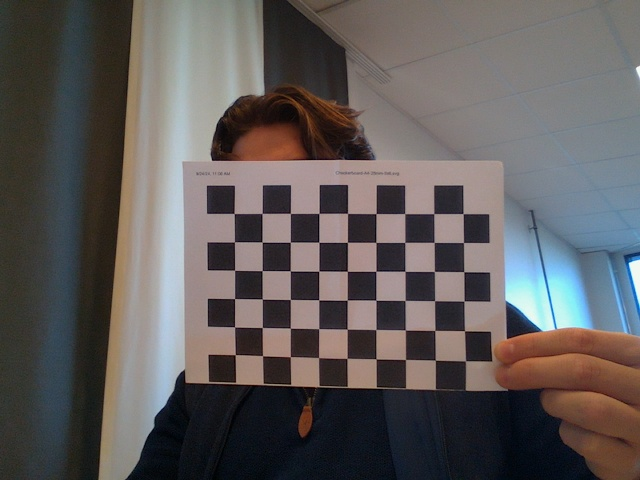
#> input picture Realsense_L515/color_img1.jpg, 640 x 480 px; its folder holds only this picture in this run
$ python cam_cal_class1.py
#> lines starting #> are read from the running program, lines starting #| are printed output that depends on the picture; after the words box and inside, x2 and y2 are one past the last pixel; in counts of white or black regions, pixels touching at a corner belong together; long printed decimals are rounded

#%% load modules
import numpy as np
import cv2
import glob
import matplotlib.pyplot as plt
#%% calibration
#https://docs.opencv.org/3.4/dc/dbb/tutorial_py_calibration.html
 # termination criteria
criteria = (cv2.TERM_CRITERIA_EPS + cv2.TERM_CRITERIA_MAX_ITER, 30, 0.001)
# prepare object points, like (0,0,0), (1,0,0), (2,0,0) ....,(6,5,0)
objp = np.zeros((9*6,3), np.float32) #6*7,3
objp[:,:2] = np.mgrid[0:9,0:6].T.reshape(-1,2)
#objp=objp*25 mm #scale by the square size
 # Arrays to store object points and image points from all the images.
objpoints = [] # 3d point in real world space
imgpoints = [] # 2d points in image plane.

images = glob.glob(r'*.jpg')

for fname in images:
    img = cv2.imread(fname)
#> img is the input picture: shape (480, 640, 3); mean B, G, R 90.3, 90.9, 95.4
    gray = cv2.cvtColor(img,cv2.COLOR_BGR2GRAY)
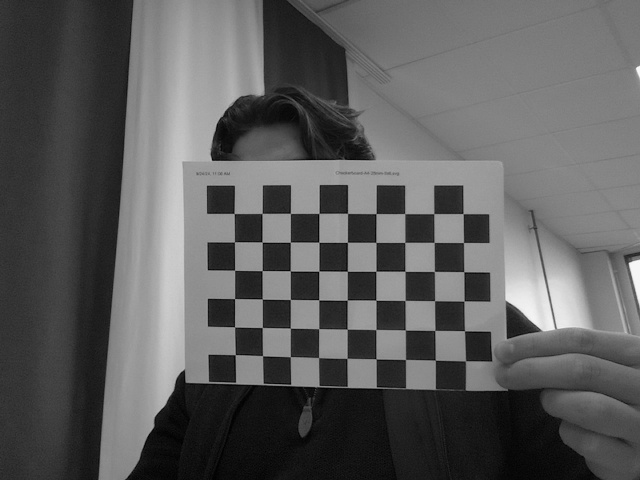
#> gray: shape (480, 640); min 0, max 250, mean 92.2
    # Find the chess board corners
    ret, corners = cv2.findChessboardCorners(gray, (9,6),None)
#> ret = True; corners = 54 rows, first 8: [234, 213.5], [262, 213.4], [290.3, 213.4], [318.9, 213.3], [347.5, 213.3], [375.9, 213.6], [404.7, 213.6], [433.8, 213.6]
    # If found, add object points, image points (after refining them)
    if ret == True:
        objpoints.append(objp)
        corners2=cv2.cornerSubPix(gray,corners,(3,3),(-1,-1),criteria)
#> corners2 = 54 rows, first 8: [234.1, 213.5], [262, 213.4], [290.4, 213.4], [318.9, 213.4], [347.5, 213.4], [376, 213.6], [404.8, 213.6], [433.8, 213.6]
        imgpoints.append(corners2)
        # Draw and display the corners
#       cv2.drawChessboardCorners(img, (9,6), corners2,ret)
#       cv2.imshow('img',img)
#       cv2.waitKey(500)
        # Naming a window
        cv2.namedWindow("Resized_Window", cv2.WINDOW_NORMAL)
        # Using resizeWindow()
        cv2.resizeWindow("Resized_Window", 1800, 1080)
        # Displaying the image
        img_draw=cv2.drawChessboardCorners(img, (9,6), corners2,ret)
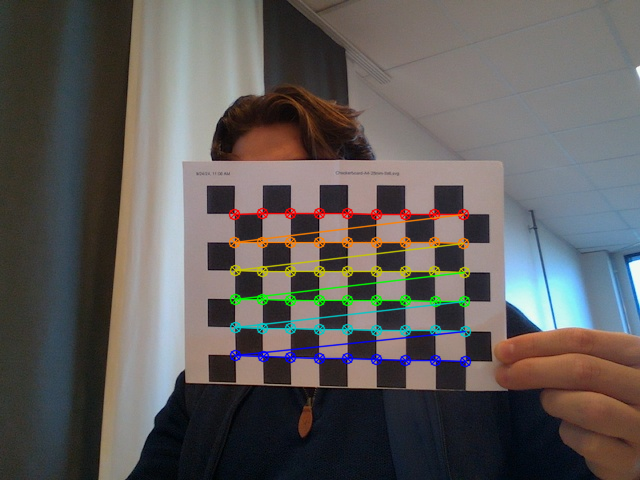
#> img_draw: shape (480, 640, 3); mean B, G, R 90, 91.8, 95.4
        cv2.imshow("Resized_Window", img_draw)
        cv2.waitKey(50)

cv2.destroyAllWindows()

objpoints=np.array(objpoints)
imgpoints=np.array(imgpoints)

ret, mtx, dist, rvecs, tvecs = cv2.calibrateCamera(objpoints, imgpoints, gray.shape[::-1],None,None)
#> ret = 0.229; mtx = [[1422, 0, 276.7], [0, 1447.4, 189.2], [0, 0, 1]]; dist = [[-2.53, 83.07, 0.0224, 0.0733, -998]]; rvecs = ([-0.114, 0.125, 0.00232],); tvecs = ([-1.5, 0.849, 50.37],)
#mtx is intrinsic matrix;
# rvecs is rotation matrix,
# tvecs is translation matrix

np.savez(r'C.npz', mtx=mtx, dist=dist, rvecs=rvecs, tvecs=tvecs)
ret=np.array(ret)
mtx=np.array(mtx)
rvecs=np.array(rvecs)
#> rvecs = [-0.114, 0.125, 0.00232]
tvecs=np.array(tvecs)
#> tvecs = [-1.5, 0.849, 50.37]
dist=np.array(dist)


#%%  pose estimation
#https://docs.opencv.org/3.4/d7/d53/tutorial_py_pose.html

def draw(img, corners, imgpts):
    corner = (tuple(corners[0].ravel()))
    img = cv2.line(img, corner, tuple(imgpts[0].ravel()), (255,0,0), 3)
    img = cv2.line(img, corner, tuple(imgpts[1].ravel()), (0,255,0), 3)
    img = cv2.line(img, corner, tuple(imgpts[2].ravel()), (0,0,255), 3)
    return img

#Load previously saved data
with np.load(r'C.npz') as X:
    mtx, dist, rvecs, tvecs = [X[i] for i in ('mtx','dist','rvecs','tvecs')]

axis = np.float32([[2,0,0], [0,2,0], [0,0,-2]]).reshape(-1,3) # x-blue, y-green, z-red
#Axis points are points in 3D space for drawing the axis.
# We draw axis of length 2 (units will be in terms of chess square size since we calibrated
# based on that size). So our X axis is drawn from (0,0,0) to (3,0,0), so for Y axis.
# For Z axis, it is drawn from (0,0,0) to (0,0,-3). Negative denotes it is drawn towards
#  the camera.

images = glob.glob(r'*.jpg')


for fname in images:
#for i in range(len(objpoints)):
    #cv2.namedWindow("output", cv2.WINDOW_NORMAL)
    img = cv2.imread(fname)
    #imS = cv2.resize(img, (960, 540))
    gray = cv2.cvtColor(img,cv2.COLOR_BGR2GRAY)
    ret, corners = cv2.findChessboardCorners(gray, (9,6),None)
#> ret = True

    if ret == True:

        corners2 = cv2.cornerSubPix(gray,corners,(11,11),(-1,-1),criteria)
#> corners2 = 54 rows, first 8: [234.1, 213.5], [262.1, 213.4], [290.4, 213.4], [318.9, 213.4], [347.5, 213.4], [376.1, 213.6], [404.8, 213.6], [433.8, 213.6]
        #objpoints=np.array(objpoints)
        #imgpoints=np.array(imgpoints)

        # Find the rotation and translation vectors.
        #This function returns the rotation and the translation vectors that transform a
        # 3D point expressed in the object coordinate frame to the camera coordinate
        ret1, rvec1, tvec1 = cv2.solvePnP(objp, corners2, mtx, dist)     #solvePnPRansac   , inlier
#> ret1 = True; rvec1 = [-0.115, 0.124, 0.00241]; tvec1 = [-1.5, 0.849, 50.36]


        imgpts, jac = cv2.projectPoints(axis, rvec1, tvec1, mtx, dist) #objp  axis -
#> imgpts = [[290.4, 213.4], [234.4, 270.3], [225.9, 207.6]]
        #object point to image point

        corners2=corners2.astype(int)
#> corners2 = 54 rows, first 8: [234, 213], [262, 213], [290, 213], [318, 213], [347, 213], [376, 213], [404, 213], [433, 213]
        imgpts=imgpts.astype(int)
#> imgpts = [[290, 213], [234, 270], [225, 207]]

        # Naming a window
        cv2.namedWindow("Resized_Window", cv2.WINDOW_NORMAL)
        # Using resizeWindow()
        cv2.resizeWindow("Resized_Window", 1400, 1080)
        # Displaying the image
        img = draw(img,corners2,imgpts)
#> in draw, `corner = (tuple(corners[0].ravel()))`: corner = (234, 213)
#> in draw, `img = cv2.line(img, corner, tuple(imgpts[1].ravel()), (0,255,0), 3)`:
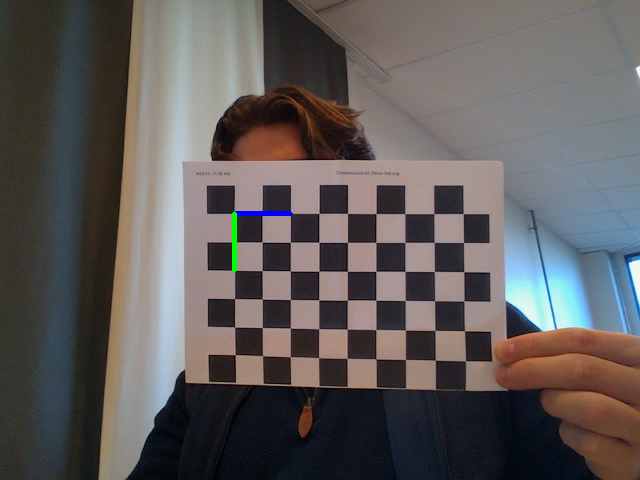
#> img: shape (480, 640, 3); mean B, G, R 90.3, 91, 95.2
#> in draw, `img = cv2.line(img, corner, tuple(imgpts[2].ravel()), (0,0,255), 3)`: img: shape (480, 640, 3); 0.02% of pixels changed, all inside (x1, y1, x2, y2) = (223, 205, 237, 216)
        cv2.imshow("Resized_Window", img)
        cv2.waitKey(500)


cv2.destroyAllWindows()


#reprojection error lower the better
mean_error = 0
for i in range(len(objpoints)):
    imgpoints2, _ = cv2.projectPoints(objpoints[i], rvecs[i], tvecs[i], mtx, dist)
    error = cv2.norm(imgpoints[i], imgpoints2, cv2.NORM_L2)/len(imgpoints2)
    # ground truth, estimated, L2 / number of points in the image =54 (for one image)
    mean_error += error # mean error for all image points in all images
#> this loop made 1 pass
#> (error, mean_error) on pass 1: (0.0311, 0.0311)
#> after the loop, mean_error = 0.0311
print( "total error: {}".format(mean_error/len(objpoints)) ) # normalize to number of images
#| total error: 0.03114


#%% print tvec_tra in x, y,z direction for each image
rvec2 = cv2.Rodrigues(rvec1) # convert Jac to Rod -- 3x3 matrix for rotation
#rvec2=np.array(rvec2)


#%% print rotation in x, y, z direction for each image

$ run again, on Realsense_L515/color_img14.jpg
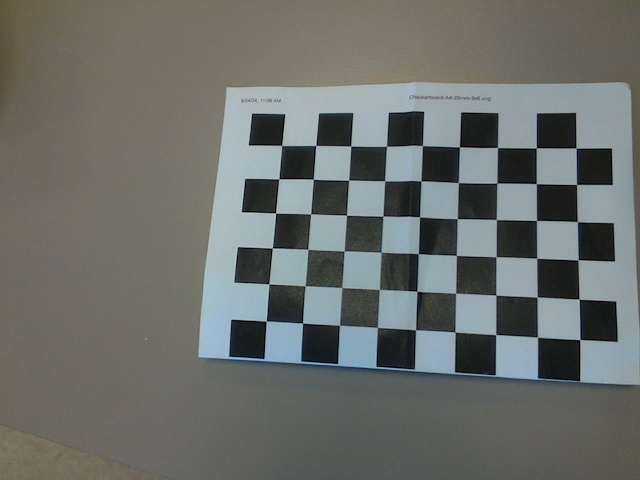
#> input picture Realsense_L515/color_img14.jpg, 640 x 480 px
#> img is the input picture: shape (480, 640, 3); mean B, G, R 106.4, 110.5, 107.4
#> `ret, corners = cv2.findChessboardCorners(gray, (9,6),None)`: ret = True; corners = 54 rows, first 8: [281.5, 145.5], [315.8, 145.5], [350.7, 146], [386.5, 146.4], [422.5, 145.5], [459.4, 146.8], [497.5, 147.5], [536.4, 147.6]
#> `corners2=cv2.cornerSubPix(gray,corners,(3,3),(-1,-1),criteria)`: corners2 = 54 rows, first 8: [281.6, 145.4], [315.8, 145.5], [350.8, 146], [386.5, 146.2], [422.4, 145.5], [459.4, 146.9], [497.4, 147.5], [536.3, 147.9]
#> `img_draw=cv2.drawChessboardCorners(img, (9,6), corners2,ret)`:
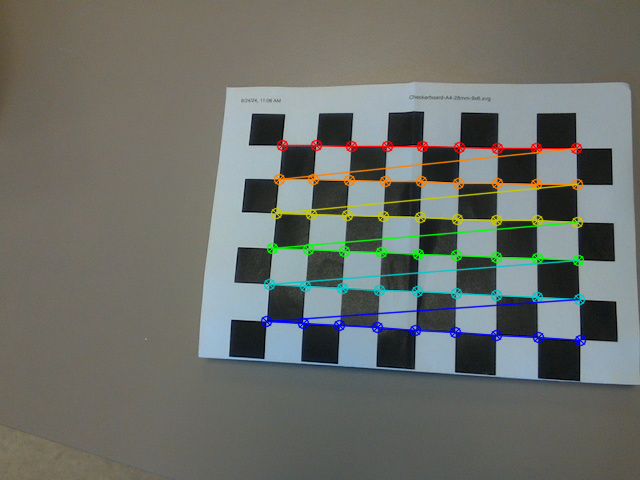
#> img_draw: shape (480, 640, 3); mean B, G, R 105.7, 111.2, 107.7
#> `ret, mtx, dist, rvecs, tvecs = cv2.calibrateCamera(objpoints, imgpoint..`: ret = 0.285; mtx = [[804.6, 0, 288.5], [0, 826.3, 209.6], [0, 0, 1]]; dist = [[-0.211, 2.87, -0.00227, 0.0144, -10.29]]; rvecs = ([-0.301, 0.187, 0.0564],); tvecs = ([-0.198, -1.82, 23.24],)
#> `rvecs=np.array(rvecs)`: rvecs = [-0.301, 0.187, 0.0564]
#> `tvecs=np.array(tvecs)`: tvecs = [-0.198, -1.82, 23.24]
#> `ret, corners = cv2.findChessboardCorners(gray, (9,6),None)`: ret = True
#> `corners2 = cv2.cornerSubPix(gray,corners,(11,11),(-1,-1),criteria)`: corners2 = 54 rows, first 8: [281.7, 145.4], [315.7, 145.5], [350.7, 146], [386.5, 146.3], [422.4, 145.5], [459.4, 146.9], [497.5, 147.5], [536.3, 147.9]
#> ret1 = True; rvec1 = [-0.301, 0.187, 0.0564]; tvec1 = [-0.198, -1.82, 23.24]
#> `imgpts, jac = cv2.projectPoints(axis, rvec1, tvec1, mtx, dist)`: imgpts = [[350.8, 145.8], [275.6, 212.9], [268.1, 116.4]]
#> `corners2=corners2.astype(int)`: corners2 = 54 rows, first 8: [281, 145], [315, 145], [350, 145], [386, 146], [422, 145], [459, 146], [497, 147], [536, 147]
#> `imgpts=imgpts.astype(int)`: imgpts = [[350, 145], [275, 212], [268, 116]]
#> corner = (281, 145)
#> in draw, `img = cv2.line(img, corner, tuple(imgpts[2].ravel()), (0,0,255), 3)`:
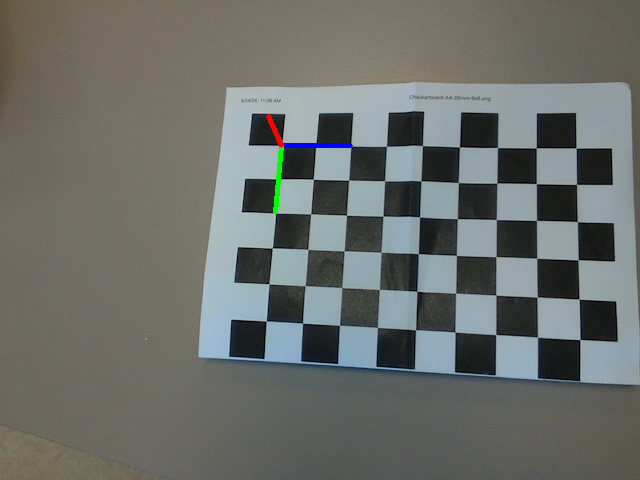
#> img: shape (480, 640, 3); mean B, G, R 106.4, 110.5, 107.3
#> the loop `for i in range(len(objpoints)):` made 1 pass
#> (error, mean_error) on pass 1: (0.0388, 0.0388)
#> after the loop `for i in range(len(objpoints)):`: mean_error = 0.0388
#| total error: 0.03883

$ run again, on Realsense_L515/color_img15.jpg
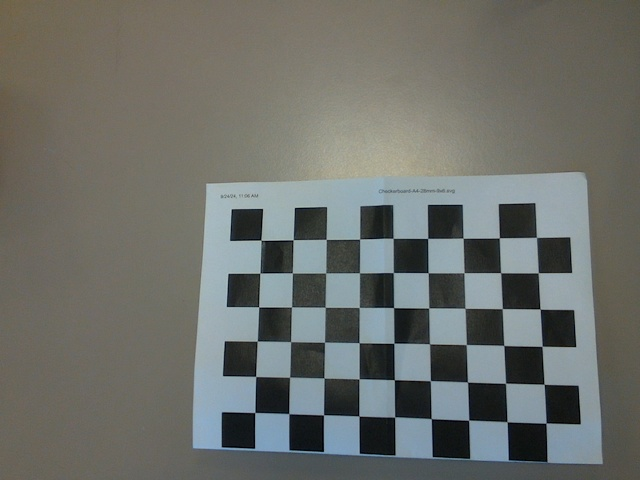
#> input picture Realsense_L515/color_img15.jpg, 640 x 480 px
#> img is the input picture: shape (480, 640, 3); mean B, G, R 106.2, 111.1, 108.7
#> `ret, corners = cv2.findChessboardCorners(gray, (9,6),None)`: ret = True; corners = 54 rows, first 8: [261, 240.3], [293.2, 239.7], [326.2, 239.4], [359.5, 239], [393.2, 238.4], [427.5, 238.4], [463.2, 238.3], [499.4, 237.7]
#> `corners2=cv2.cornerSubPix(gray,corners,(3,3),(-1,-1),criteria)`: corners2 = 54 rows, first 8: [260.8, 240.1], [293.2, 239.7], [326.2, 239.4], [359.6, 239.1], [393.2, 238.3], [427.7, 238.4], [463.1, 238.2], [499.4, 237.8]
#> `img_draw=cv2.drawChessboardCorners(img, (9,6), corners2,ret)`:
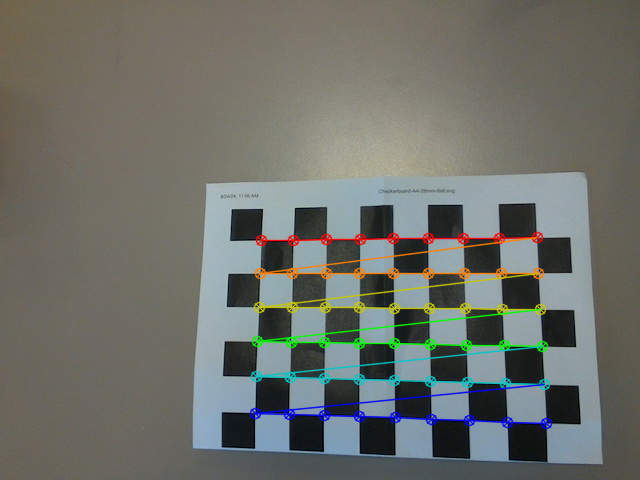
#> img_draw: shape (480, 640, 3); mean B, G, R 105.6, 111.8, 109.1
#> `ret, mtx, dist, rvecs, tvecs = cv2.calibrateCamera(objpoints, imgpoint..`: ret = 0.172; mtx = [[791.2, 0, 255.9], [0, 816.8, 240.7], [0, 0, 1]]; dist = [[-0.00558, 1.65, -0.00214, -0.00814, -5.93]]; rvecs = ([-0.241, 0.183, 0.0138],); tvecs = ([0.152, -0.0228, 24.17],)
#> `rvecs=np.array(rvecs)`: rvecs = [-0.241, 0.183, 0.0138]
#> `tvecs=np.array(tvecs)`: tvecs = [0.152, -0.0228, 24.17]
#> `ret, corners = cv2.findChessboardCorners(gray, (9,6),None)`: ret = True
#> `corners2 = cv2.cornerSubPix(gray,corners,(11,11),(-1,-1),criteria)`: corners2 = 54 rows, first 8: [261.1, 240.2], [293.1, 239.8], [326.2, 239.4], [359.7, 239], [393.1, 238.3], [427.7, 238.4], [463.1, 238.2], [499.4, 237.8]
#> ret1 = True; rvec1 = [-0.243, 0.184, 0.0139]; tvec1 = [0.153, -0.0215, 24.18]
#> `imgpts, jac = cv2.projectPoints(axis, rvec1, tvec1, mtx, dist)`: imgpts = [[326.1, 239.4], [258.5, 306.9], [248.6, 222.3]]
#> `corners2=corners2.astype(int)`: corners2 = 54 rows, first 8: [261, 240], [293, 239], [326, 239], [359, 238], [393, 238], [427, 238], [463, 238], [499, 237]
#> `imgpts=imgpts.astype(int)`: imgpts = [[326, 239], [258, 306], [248, 222]]
#> corner = (261, 240)
#> in draw, `img = cv2.line(img, corner, tuple(imgpts[1].ravel()), (0,255,0), 3)`:
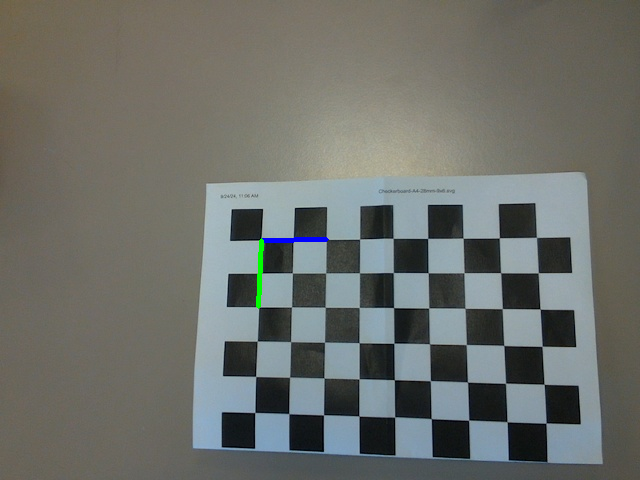
#> img: shape (480, 640, 3); mean B, G, R 106.2, 111.1, 108.5
#> the loop `for i in range(len(objpoints)):` made 1 pass
#> (error, mean_error) on pass 1: (0.0234, 0.0234)
#> after the loop `for i in range(len(objpoints)):`: mean_error = 0.0234
#| total error: 0.02344

$ run again, on Realsense_L515/color_img10.jpg
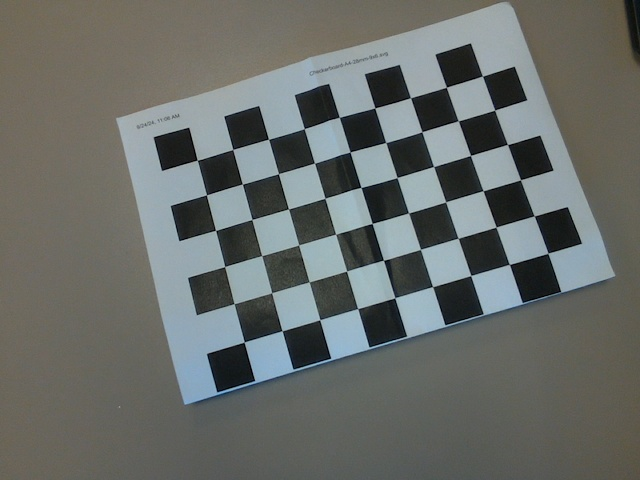
#> input picture Realsense_L515/color_img10.jpg, 640 x 480 px
#> img is the input picture: shape (480, 640, 3); mean B, G, R 105.2, 108.6, 104.6
#> `ret, corners = cv2.findChessboardCorners(gray, (9,6),None)`: ret = True; corners = 54 rows, first 8: [197.2, 160.2], [232.8, 149.4], [268.5, 139.2], [304.4, 128.6], [339.3, 117.3], [374.8, 108], [410.5, 97.69], [446.4, 87.25]
#> `corners2=cv2.cornerSubPix(gray,corners,(3,3),(-1,-1),criteria)`: corners2 = 54 rows, first 8: [197.2, 160.2], [232.8, 149.5], [268.5, 139.3], [304.3, 128.6], [339.4, 117.3], [374.8, 107.9], [410.5, 97.69], [446.4, 87.27]
#> `img_draw=cv2.drawChessboardCorners(img, (9,6), corners2,ret)`:
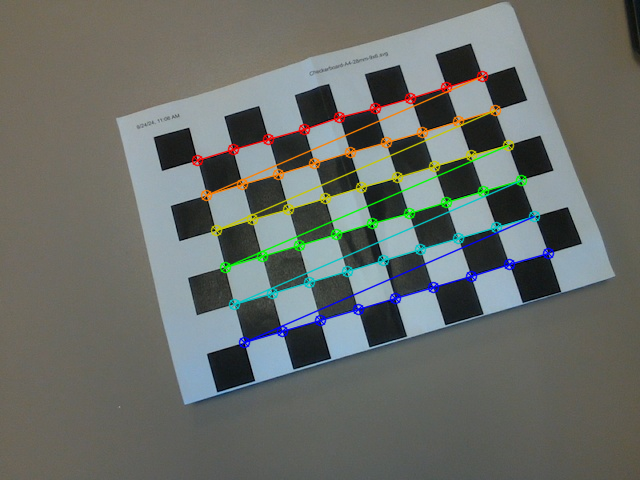
#> img_draw: shape (480, 640, 3); mean B, G, R 104.4, 109.2, 104.9
#> `ret, mtx, dist, rvecs, tvecs = cv2.calibrateCamera(objpoints, imgpoint..`: ret = 0.305; mtx = [[946, 0, 248.4], [0, 978.6, 219], [0, 0, 1]]; dist = [[-0.415, 7.6, -0.00582, -0.00158, -35.79]]; rvecs = ([-0.316, 0.053, -0.271],); tvecs = ([-1.38, -1.54, 25.55],)
#> `rvecs=np.array(rvecs)`: rvecs = [-0.316, 0.053, -0.271]
#> `tvecs=np.array(tvecs)`: tvecs = [-1.38, -1.54, 25.55]
#> `ret, corners = cv2.findChessboardCorners(gray, (9,6),None)`: ret = True
#> `corners2 = cv2.cornerSubPix(gray,corners,(11,11),(-1,-1),criteria)`: corners2 = 54 rows, first 8: [197.3, 160.2], [232.7, 149.5], [268.6, 139.2], [304.3, 128.7], [339.3, 117.3], [374.8, 108], [410.5, 97.68], [446.4, 87.23]
#> ret1 = True; rvec1 = [-0.316, 0.0526, -0.271]; tvec1 = [-1.38, -1.54, 25.55]
#> `imgpts, jac = cv2.projectPoints(axis, rvec1, tvec1, mtx, dist)`: imgpts = [[268.5, 139.1], [215.4, 230.2], [185.9, 130.5]]
#> `corners2=corners2.astype(int)`: corners2 = 54 rows, first 8: [197, 160], [232, 149], [268, 139], [304, 128], [339, 117], [374, 108], [410, 97], [446, 87]
#> `imgpts=imgpts.astype(int)`: imgpts = [[268, 139], [215, 230], [185, 130]]
#> corner = (197, 160)
#> in draw, `img = cv2.line(img, corner, tuple(imgpts[2].ravel()), (0,0,255), 3)`:
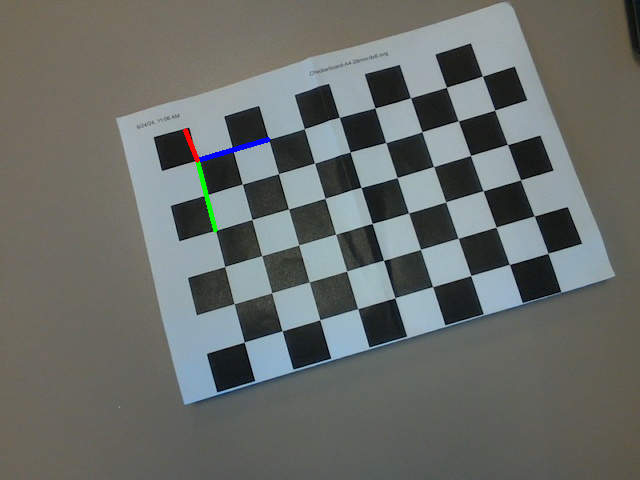
#> img: shape (480, 640, 3); mean B, G, R 105.3, 108.6, 104.5
#> the loop `for i in range(len(objpoints)):` made 1 pass
#> (error, mean_error) on pass 1: (0.0415, 0.0415)
#> after the loop `for i in range(len(objpoints)):`: mean_error = 0.0415
#| total error: 0.0415
